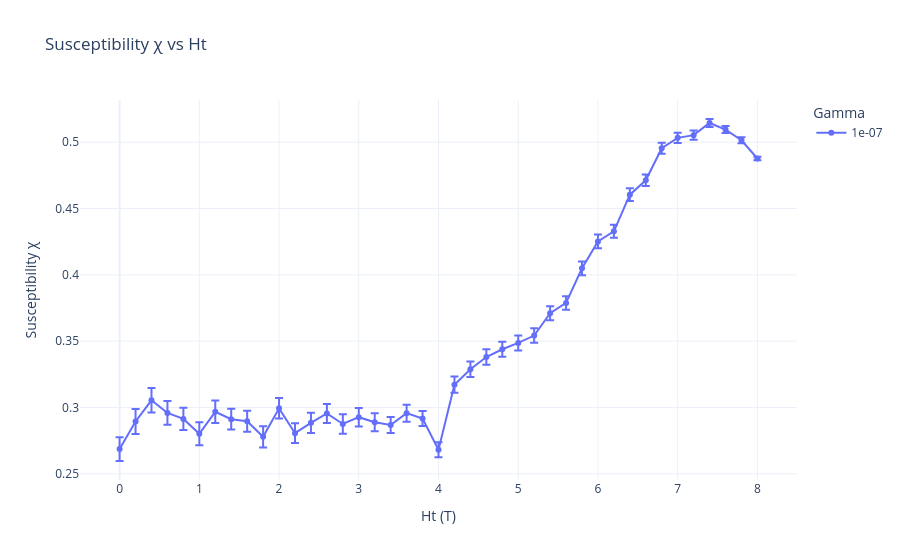

Notebook source saved alongside this figure:
### Code cell
#Relaxed Ht = 4T
import pandas as pd
import glob
import numpy as np
import plotly.express as px
path = '/Users/jiakai/Desktop/SURF/code/_spirit/'
# n_cycles = 240


# Pattern to match all relevant CSV files
file_pattern = path + f"Susceptibility_v3_multi_gammas_{dim}_*_per_gamma_20_anisotropy_1.5_relax_step_200_gammas_-5_relax_4.0_gamma_{gamma}_relaxed_*.csv"

# List all matching files
csv_files = glob.glob(file_pattern)

# Print how many files were found
print(f"Found {len(csv_files)} files.")
repeats = len(csv_files)
for f in csv_files:
    print(f)

# Read and concatenate all files
df_all_relaxed = pd.concat([pd.read_csv(f) for f in csv_files], ignore_index=True)

# Average over cycles, std divided by sqrt(n_cycles)
df_avg_relaxed = (
    df_all_relaxed.groupby(["gamma", "Ht"], as_index=False)
    .agg(
        chi_mean=("chi", "mean"),
        chi_std=("chi", lambda x: x.std(ddof=1) / np.sqrt(len(x)))
    )
)

# Plot
fig_relaxed = px.line(
    df_avg_relaxed,
    x="Ht",
    y="chi_mean",
    error_y="chi_std",
    color="gamma",  # Different color per gamma
    markers=True,
    labels={
        "Ht": "Ht (T)",
        "chi_mean": "Susceptibility χ",
        "gamma": "Gamma",
    },
    title="Susceptibility χ vs Ht",
    template="plotly_white"
)


fig_relaxed.show()

### Figure 1 — Plotly figure (JSON) as saved in the notebook; plotly's stock layout.template omitted (floating-point values rounded to 4 significant figures)
{"data": [{"error_y": {"array": [0.008978, 0.009398, 0.009222, 0.008955, 0.008344, 0.008605, 0.00846, 0.007832, 0.007889, 0.008025, 0.007724, 0.007405, 0.007696, 0.007228, 0.007372, 0.006975, 0.006744, 0.00599, 0.006415, 0.005644, 0.005739, 0.006125, 0.00585, 0.005894, 0.005724, 0.005687, 0.005453, 0.00531, 0.005087, 0.005237, 0.005137, 0.004926, 0.004744, 0.004324, 0.004143, 0.003854, 0.003415, 0.003, 0.002668, 0.002314, 0.001266]}, "hovertemplate": "Gamma=1e-07<br>Ht (T)=%{x}<br>Susceptibility χ=%{y}<extra></extra>", "legendgroup": "1e-07", "line": {"color": "#636efa", "dash": "solid"}, "marker": {"symbol": "circle"}, "mode": "lines+markers", "name": "1e-07", "orientation": "v", "showlegend": true, "x": [-0.0, 0.2, 0.4, 0.6, 0.8, 1.0, 1.2, 1.4, 1.6, 1.8, 2.0, 2.2, 2.4, 2.6, 2.8, 3.0, 3.2, 3.4, 3.6, 3.8, 4.0, 4.2, 4.4, 4.6, 4.8, 5.0, 5.2, 5.4, 5.6, 5.8, 6.0, 6.2, 6.4, 6.6, 6.8, 7.0, 7.2, 7.4, 7.6, 7.8, 8.0], "xaxis": "x", "y": [0.2686, 0.2895, 0.3054, 0.2959, 0.2914, 0.2802, 0.2967, 0.2912, 0.2896, 0.2779, 0.2993, 0.2806, 0.2884, 0.2955, 0.2876, 0.2927, 0.2889, 0.2868, 0.2957, 0.2917, 0.2681, 0.3172, 0.3289, 0.338, 0.3439, 0.3487, 0.3542, 0.371, 0.3789, 0.4049, 0.4252, 0.4328, 0.4605, 0.4713, 0.4955, 0.5033, 0.5054, 0.5145, 0.5096, 0.5015, 0.4877], "yaxis": "y", "type": "scatter"}], "layout": {"xaxis": {"anchor": "y", "domain": [0.0, 1.0], "title": {"text": "Ht (T)"}}, "yaxis": {"anchor": "x", "domain": [0.0, 1.0], "title": {"text": "Susceptibility χ"}}, "legend": {"title": {"text": "Gamma"}, "tracegroupgap": 0}, "title": {"text": "Susceptibility χ vs Ht"}}}
